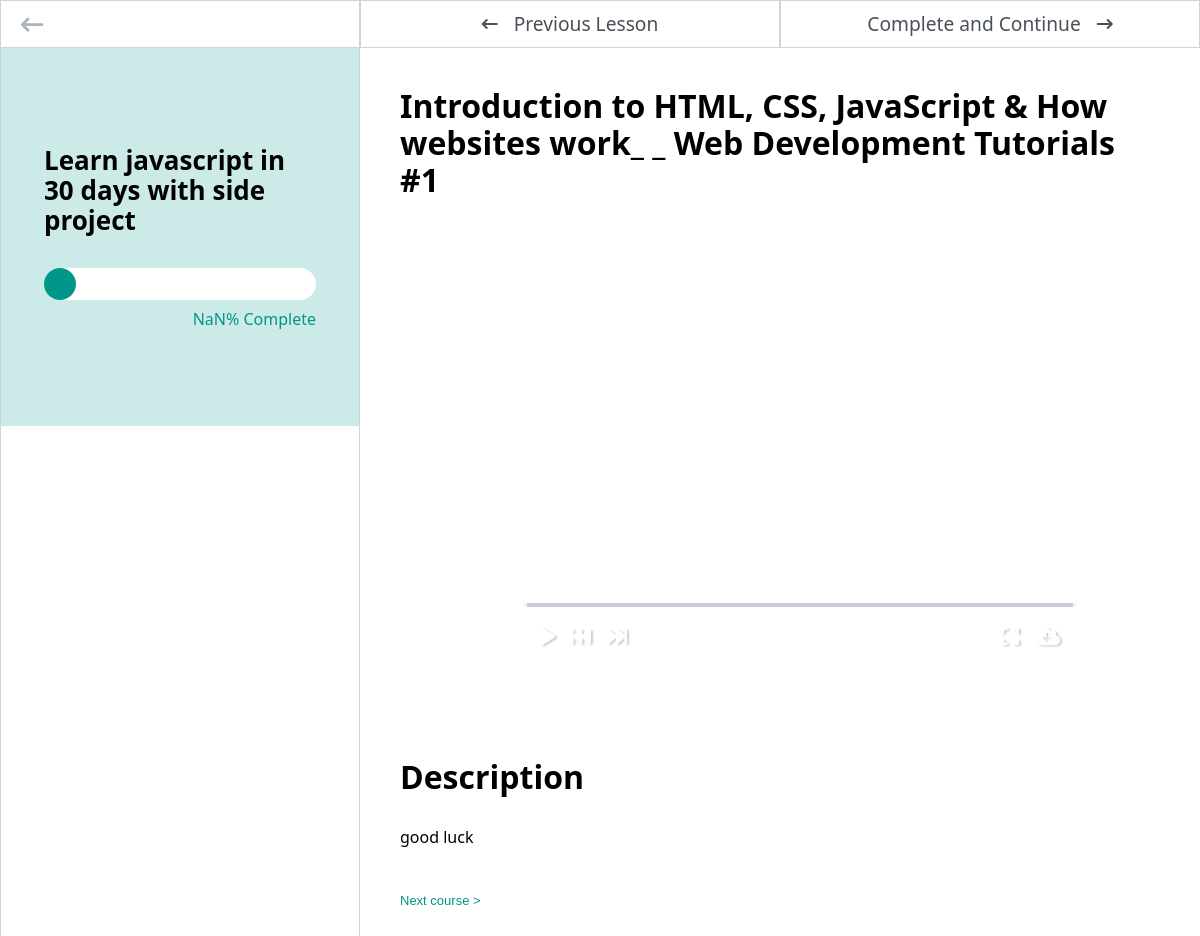
Screenshot of /cours/javascript/ with the database file from the repository.
### compte/models.py (models this page shows)
class Video_cour(models.Model):
    type=models.CharField(max_length=100,primary_key=True)
    title1 = models.CharField(max_length=100)
    description1 = models.TextField()
    video1 = models.FileField(upload_to='videos/')
    title2 = models.CharField(max_length=100)
    description2 = models.TextField()
    video2 = models.FileField(upload_to='videos/')
    title3 = models.CharField(max_length=100)
    description3 = models.TextField()
    video3= models.FileField(upload_to='videos/')
    title4 = models.CharField(max_length=100)
    description4 = models.TextField()
    video4 = models.FileField(upload_to='videos/')
    title5 = models.CharField(max_length=100)
    description5 = models.TextField()
    video5 = models.FileField(upload_to='videos/')
    name_all = models.ForeignKey(cour, on_delete=models.CASCADE)

### compte/views.py (the view)
# urls.py: path('cours/<str:slug>/',views.cours,name="cours")
def cours(request,slug):
  cour1= get_object_or_404(Video_cour,name_all=slug)
  return render(request,'watch.html',context={"cour":cour1})

### compte/templates/watch.html (shortened to what this page needs)
{% load static %}
<!DOCTYPE html>
<html lang="en">
    <head>
        <link rel="stylesheet" href="{% static 'css/watch.css' %}" />
        <link rel="stylesheet" href="{% static 'css/normalize.css' %}" />
        <link rel="stylesheet" href="{% static 'css/style.css'%}" />
        <link rel="stylesheet"
            href="https://cdnjs.cloudflare.com/ajax/libs/font-awesome/6.4.0/css/all.min.css"
 />
    </head>
    <body>
        <main class="watchingMain">
            <header>
                <div class="steps">
                    <div class="steps-back">
                        <i class="fa-solid fa-arrow-left-long"></i>
                    </div>
                </div>
                <div class="move">
                    <div class="move-back">
                        <i class="fa-solid fa-arrow-left-long"></i>
                        Previous Lesson
                    </div>
                    <div class="move-next">
                        Complete and Continue
                        <i class="fa-solid fa-arrow-right-long"></i>
                    </div>
                </div>
            </header>
            <section class="details">
                <section class="details-steps">
                    <div class="details-about">
                        <h1>
                            Learn javascript in 30 days with side project
                        </h1>
                        <div class="details-about-progress">
                            <div class="progress"></div>
                            <span>0% Complete</span>
                        </div>
                    </div>
                </section>
                <div class="infos">
                    <section class="details-info" aria-hidden="false" data-number="1">
                        <h1>{{cour.title1}}</h1>
                        <div class="videoBox">
                            <video onclick="play(event)"
                                src="{{cour.video1.url}}"
                                id="video"></video>
                            <div class="controls">
                                <div class="timeline">
                                    <div class="bar">
                                    </div>
                                </div>
                                <div class="timeline-controle">
                                    <div class="timeline-controle-left">
                                        <button onclick="play(event)"><i
                                                class="fa fa-play"></i></button>
                                        <button onclick="rewind(event)"><i
                                                class="fa fa-fast-backward"></i></button>
                                        <button onclick="forward(event)"><i
                                                class="fa fa-fast-forward"></i></button>
                                    </div>
                                    <div class="timeline-controle-right">
                                        <button onclick="fullScreen(event)"><i
                                                class="fa fa-expand"></i></button>
                                        <button onclick="download(event)"><i
                                                class="fa fa-cloud-download"></i></button>
                                    </div>
                                </div>
                            </div>
                        </div>
                        <div class="description">
                            <h1>Description</h1>
                            <p>{{cour.description1}}</p>
                            <button class="next-course">Next course ></button>
                        </div>
                    </section>
                </div>
            </section>
        </main>
    </body>
</html>

### rows the page displays
Video_cour: title1 "Introduction to HTML, CSS, JavaScript & How websites work_ _ Web Development Tutorials #1", description1 "good luck"
